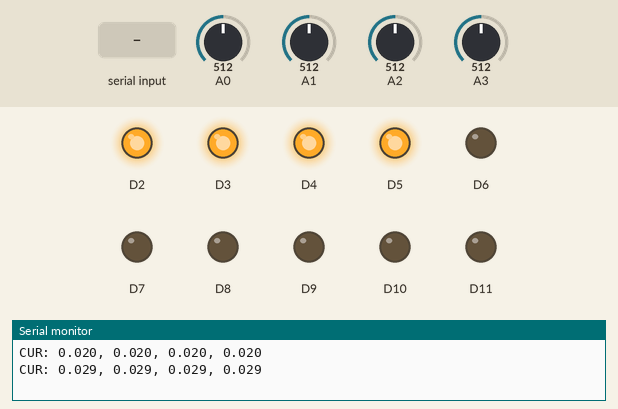
This sketch was run on a simulated Arduino Zero (SAMD21). On the bench: output pins drawn as LEDs (lit = HIGH), the last lines printed to the serial monitor. The test bench sets the inputs (shaded band); at power-on: A0 = 512, A1 = 512, A2 = 512, A3 = 512 (analog values on the 0–1023 scale). EEPROM starts erased.

Above: at 1.5 s.
1.6 s: A0 set to 520
At 4.4 s:
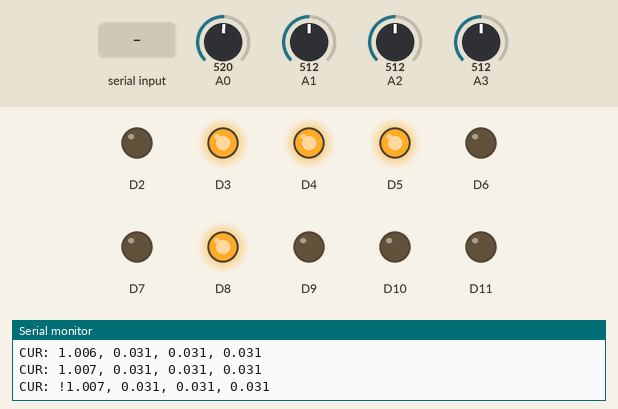
4.6 s: A1 set to 520
At 7.0 s:
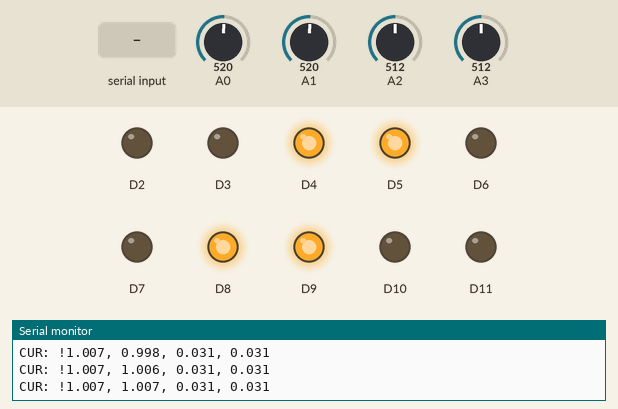
7.6 s: A2 set to 520
At 10.4 s:
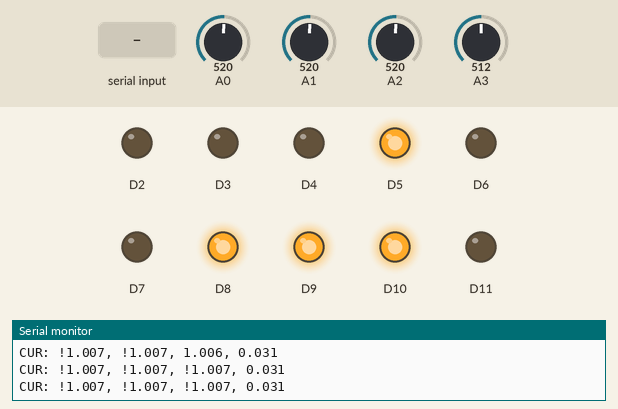
10.6 s: A3 set to 716
At 12.6 s:
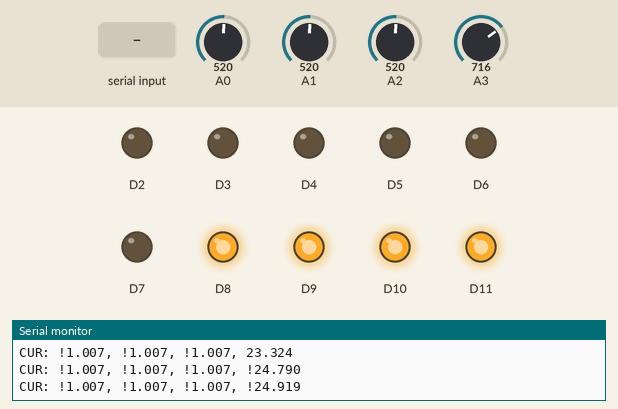
13.1 s: "CAL\n" received over Serial
At 15.6 s:
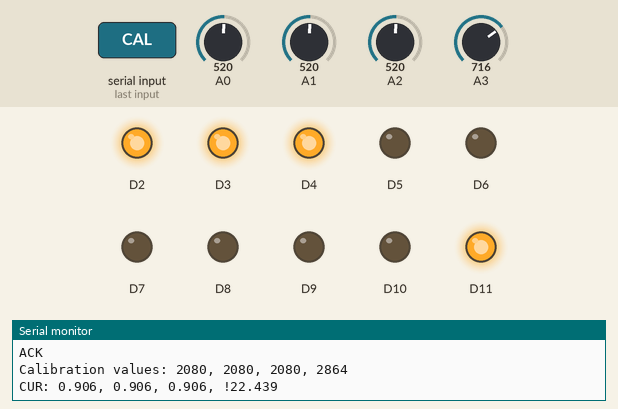
16.1 s: A1 set to 716
At 18.3 s:
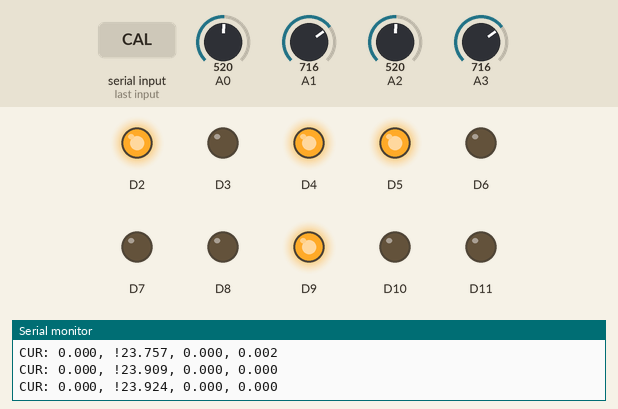
Timing chart, 0 to 19.6 s (numbered marks = the images above; inputs shaded):
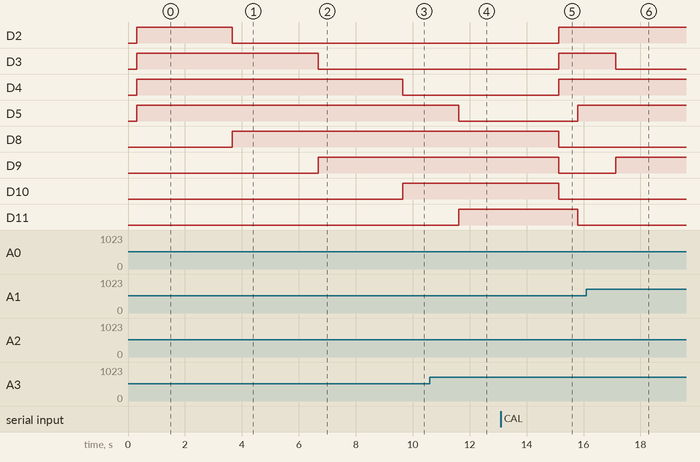

Measured:
- the behaviour switches between 519 and 520 on A0 (found by bisection; images 0 and 1)
- the behaviour switches between 519 and 520 on A1 (found by bisection; images 1 and 2)
- the behaviour switches between 519 and 520 on A2 (found by bisection; images 2 and 3)
- after the input at 1.6 s, D2: HIGH → LOW after 2.1 s; D8: LOW → HIGH after 2.1 s
- after the input at 4.6 s, D3: HIGH → LOW after 2.1 s; D9: LOW → HIGH after 2.1 s
- after the input at 7.6 s, D4: HIGH → LOW after 2.1 s; D10: LOW → HIGH after 2.1 s
- after the input at 10.6 s, D5: HIGH → LOW after 1.0 s; D11: LOW → HIGH after 1.0 s
- after the input at 13.1 s, D2–4: LOW → HIGH after 2.0 s; D5: LOW → HIGH after 2.7 s; D8–10: HIGH → LOW after 2.0 s; D11: HIGH → LOW after 2.7 s
- after the input at 16.1 s, D3: HIGH → LOW after 1.0 s; D9: LOW → HIGH after 1.0 s

The sketch:

mw_przeciazeniowka_mcu.ino
```cpp
#include <EEPROM.h>
#include <math.h>

#define NUM_CHANNELS 4
#define CAL_DEFAULT 2047
#define CURR_DEFAULT 1.0
#define OVER_DEFAULT 1000 // Default: 1000 ms over threshold
#define SERIAL_BUFFER_SIZE 32
#define ADC_SIGLE_READ_AVERAGE_SAMPLES 5 // Number of single ADC reads in readAverage
#define ADC_SAMPLE_INTERVAL 20 // Time in ms between ADC samples in main loop
#define SERIAL_SEND_INTERVAL 500 // Time in ms between sending current values over serial
#define EMA_ALPHA 0.1 // Smoothing factor for EMA (0 < EMA_ALPHA <= 1)
#define OVERHOLD_DEFAULT 0 // Default: 0 ms to keep thresholdExceeded after current drops below threshold

int calibration[NUM_CHANNELS] = {CAL_DEFAULT, CAL_DEFAULT, CAL_DEFAULT, CAL_DEFAULT};
float currentThreshold[NUM_CHANNELS] = {CURR_DEFAULT, CURR_DEFAULT, CURR_DEFAULT, CURR_DEFAULT};
unsigned long overThresholdTime[NUM_CHANNELS] = {OVER_DEFAULT, OVER_DEFAULT, OVER_DEFAULT, OVER_DEFAULT}; // ms

unsigned long overStart[NUM_CHANNELS] = {0, 0, 0, 0};
bool thresholdExceeded[NUM_CHANNELS] = {false, false, false, false};

char serialBuffer[SERIAL_BUFFER_SIZE];
uint8_t serialIndex = 0;

// EEPROM addresses
const int EEPROM_CALIB_ADDR = 0;
const int EEPROM_THRESH_ADDR = EEPROM_CALIB_ADDR + sizeof(int) * NUM_CHANNELS;
const int EEPROM_OVER_ADDR = EEPROM_THRESH_ADDR + sizeof(float) * NUM_CHANNELS;
const int EEPROM_OVERHOLD_ADDR = EEPROM_OVER_ADDR + sizeof(unsigned long) * NUM_CHANNELS;
const int EEPROM_FLAG_ADDR = EEPROM_OVERHOLD_ADDR + sizeof(unsigned long);
const byte EEPROM_INIT_FLAG = 0xA6;

unsigned long overThresholdHoldTime = OVERHOLD_DEFAULT; // ms
unsigned long overHoldStart[NUM_CHANNELS] = {0, 0, 0, 0};

void setup() {
  Serial.begin(9600);
  analogReadResolution(12);
  delay(300);
  loadFromEEPROM();

  // Set D2-D5 as outputs
  for (int pin = 2; pin <= 11; pin++) {
    pinMode(pin, OUTPUT);
  }
  //calibrateADC(); // Perform calibration at startup
}

int readAverage(int pin, int samples = ADC_SIGLE_READ_AVERAGE_SAMPLES) {
  long sum = 0;
  for (int i = 0; i < samples; i++) {
    sum += analogRead(pin);
  }
  return sum / samples;
}

void calibrateADC() {
  const unsigned long calibrationTime = 2000; // 1 second
  unsigned long startTime = millis();
  long sum[NUM_CHANNELS] = {0};
  int samples = 0;

  while (millis() - startTime < calibrationTime) {
    for (int i = 0; i < NUM_CHANNELS; i++) {
      sum[i] += readAverage(i);
    }
    samples++;
    delay(20);
  }

  for (int i = 0; i < NUM_CHANNELS; i++) {
    calibration[i] = sum[i] / samples;
  }

  saveToEEPROM();

  Serial.print("Calibration values: ");
  for (int i = 0; i < NUM_CHANNELS; i++) {
    Serial.print(calibration[i]);
    if (i < NUM_CHANNELS - 1) Serial.print(", ");
  }
  Serial.println();
}

float getCurrent(int adcDiff, float vRef = 5.0, int adcResolution = 4096) {
  // Convert ADC difference to voltage
  float voltage = (adcDiff * vRef) / adcResolution;
  // 1A per 0.04V (40mV)
  float current = voltage / 0.04;
  return current;
}

void checkSerialCommand() {
  while (Serial.available()) {
    char c = Serial.read();
    if (c == '\r' || c == '\n') {
      serialBuffer[serialIndex] = '\0';
      if (serialIndex > 0) {
        parseCommand(serialBuffer);
        serialIndex = 0;
      }
    } else if (serialIndex < SERIAL_BUFFER_SIZE - 1) {
      serialBuffer[serialIndex++] = c;
    }
  }
}

void parseCommand(const char* cmd) {
  // Example: C0=1.2
  if (cmd[0] == 'C' && cmd[2] == '=') {
    Serial.print("ACK\r\n");
    int ch = cmd[1] - '0';
    if (ch >= 0 && ch < NUM_CHANNELS) {
      float val = atof(cmd + 3);
      currentThreshold[ch] = val;
      saveToEEPROM();
      Serial.print("Threshold for channel ");
      Serial.print(ch);
      Serial.print(" set to ");
      Serial.println(val, 3);
    }
  }
  // Example: T0=1500 (set overThresholdTime for channel 0 to 1500 ms)
  else if (cmd[0] == 'T' && cmd[2] == '=') {
    Serial.print("ACK\r\n");
    int ch = cmd[1] - '0';
    if (ch >= 0 && ch < NUM_CHANNELS) {
      unsigned long val = atol(cmd + 3);
      overThresholdTime[ch] = val;
      saveToEEPROM();
      Serial.print("Over-threshold time for channel ");
      Serial.print(ch);
      Serial.print(" set to ");
      Serial.print(val);
      Serial.println(" ms");
    }
  }
  // Example: H=500 (set overThresholdHoldTime for all channels to 500 ms)
  if (cmd[0] == 'H' && cmd[1] == '=') {
    Serial.print("ACK\r\n");
    unsigned long val = atol(cmd + 2);
    overThresholdHoldTime = val;
    saveToEEPROM();
    Serial.print("Over-threshold hold time set to ");
    Serial.print(val);
    Serial.println(" ms");
  }
  // Calibration command: CAL
  else if (strcmp(cmd, "CAL") == 0) {
    Serial.print("ACK\r\n");
    calibrateADC();
  }
}

void loadFromEEPROM() {
  byte flag = EEPROM.read(EEPROM_FLAG_ADDR);
  if (flag == EEPROM_INIT_FLAG) {
    for (int i = 0; i < NUM_CHANNELS; i++) {
      EEPROM.get(EEPROM_CALIB_ADDR + i * sizeof(int), calibration[i]);
      EEPROM.get(EEPROM_THRESH_ADDR + i * sizeof(float), currentThreshold[i]);
      EEPROM.get(EEPROM_OVER_ADDR + i * sizeof(unsigned long), overThresholdTime[i]);
    }
    EEPROM.get(EEPROM_OVERHOLD_ADDR, overThresholdHoldTime);
  } else {
    for (int i = 0; i < NUM_CHANNELS; i++) {
      calibration[i] = CAL_DEFAULT;
      currentThreshold[i] = CURR_DEFAULT;
      overThresholdTime[i] = OVER_DEFAULT;
    }
    overThresholdHoldTime = OVERHOLD_DEFAULT;
    saveToEEPROM();
  }
}

void saveToEEPROM() {
  for (int i = 0; i < NUM_CHANNELS; i++) {
    EEPROM.put(EEPROM_CALIB_ADDR + i * sizeof(int), calibration[i]);
    EEPROM.put(EEPROM_THRESH_ADDR + i * sizeof(float), currentThreshold[i]);
    EEPROM.put(EEPROM_OVER_ADDR + i * sizeof(unsigned long), overThresholdTime[i]);
  }
  EEPROM.put(EEPROM_OVERHOLD_ADDR, overThresholdHoldTime);
  EEPROM.write(EEPROM_FLAG_ADDR, EEPROM_INIT_FLAG);
}

void loop() {
  static unsigned long lastSampleTime = 0;
  static unsigned long lastSerialSendTime = 0;
  static float currents[NUM_CHANNELS];
  int adcRawReadout = 0;
  int adcCalibratedReadout = 0;
  float adcCurrent = 0;

  unsigned long now = millis();
  checkSerialCommand();

  if (now - lastSampleTime >= ADC_SAMPLE_INTERVAL) {
    lastSampleTime = now;

    // Get actual currents
    for (int i = 0; i < NUM_CHANNELS; i++) {
      adcRawReadout = readAverage(i);
      adcCalibratedReadout = adcRawReadout - calibration[i];
      adcCurrent = getCurrent(adcCalibratedReadout);
      currents[i] = EMA_ALPHA * adcCurrent + (1.0 - EMA_ALPHA) * currents[i];
    }

    // Threshold logic (use absolute value of current)
    for (int i = 0; i < NUM_CHANNELS; i++) {
      float absCurrent = fabs(currents[i]);
      if (absCurrent > currentThreshold[i]) {
        // Over threshold logic
        if (!thresholdExceeded[i]) {
          if (overStart[i] == 0) overStart[i] = now;
          if (now - overStart[i] >= overThresholdTime[i]) {
            thresholdExceeded[i] = true;
            overStart[i] = 0;
            overHoldStart[i] = 0;
          }
        } else {
          overStart[i] = 0;
          overHoldStart[i] = 0;
        }
      } else {
        // Under threshold logic
        if (thresholdExceeded[i]) {
          if (overHoldStart[i] == 0) overHoldStart[i] = now;
          if (now - overHoldStart[i] >= overThresholdHoldTime) {
            thresholdExceeded[i] = false;
            overHoldStart[i] = 0;
            overStart[i] = 0;
          }
        } else {
          overHoldStart[i] = 0;
          overStart[i] = 0;
        }
      }
    }

    // Update output pins based on thresholdExceeded states
    for (int i = 0; i < NUM_CHANNELS; i++) {
      digitalWrite(2 + i, thresholdExceeded[i] ? LOW : HIGH);
      digitalWrite(8 + i, thresholdExceeded[i] ? HIGH : LOW);
    }
  }


  // Serial print actual current values
  if (now - lastSerialSendTime >= SERIAL_SEND_INTERVAL) {
    lastSerialSendTime = now;

    Serial.print("CUR: ");
    for (int i = 0; i < NUM_CHANNELS; i++) {
      if (thresholdExceeded[i]) {
        Serial.print("!");
      }
      Serial.print(currents[i], 3);
      if (i < NUM_CHANNELS - 1) Serial.print(", ");
    }
    Serial.println();
  }

  delay(10);
}
```
